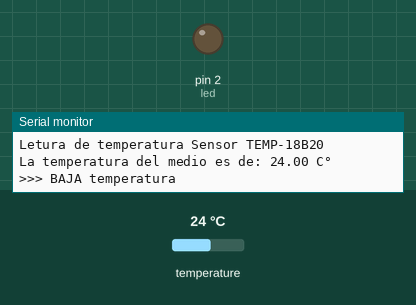
The sketch below on a simulated Arduino Uno, built with avr-gcc and run on an emulated ATmega328P. Shown: output pins drawn as LEDs (lit = HIGH), the last lines printed to the serial monitor. Inputs (shaded band) come from the test bench; at power-on: temperature 24 °C.

Above: at 1.5 s.
1.6 s: temperature set to 26.3 °C
3.5 s: temperature set to 27.6 °C
At 5.1 s:
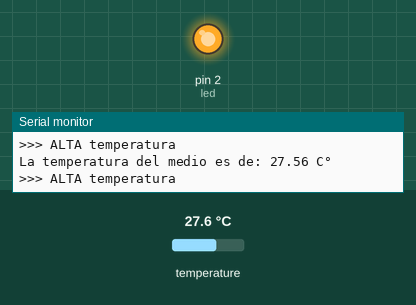
5.4 s: temperature set to 12 °C
At 6.0 s:
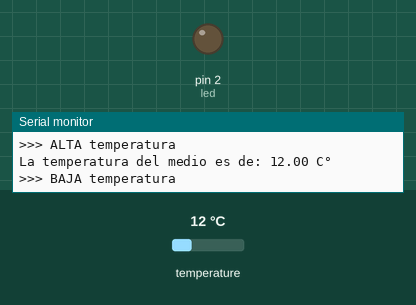
6.9 s: temperature set to 28 °C
At 7.9 s:
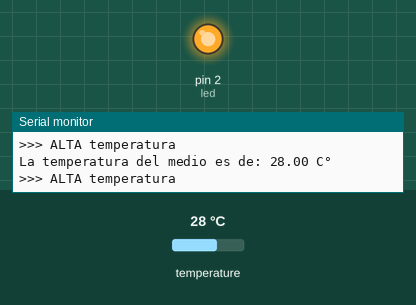
Timing chart, 0 to 9.5 s (numbered marks = the images above; inputs shaded):
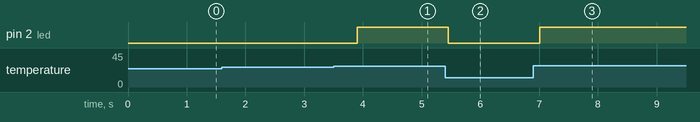

Measured:
- the behaviour switches between 26.9 and 27 °C on temperature (found by bisection; images 0 and 1)
- after the input at 3.5 s, pin 2 (led): LOW → HIGH after 0.40 s
- after the input at 5.4 s, pin 2 (led): HIGH → LOW after 0.06 s
- after the input at 6.9 s, pin 2 (led): LOW → HIGH after 0.11 s

The sketch:

main.ino
```cpp
#include <OneWire.h>
#include <DallasTemperature.h>

#define sensor 3
#define led 2

OneWire oneWire(sensor);
DallasTemperature sensors(&oneWire);

void setup()
{
  Serial.begin(9600);

  // Inicializar entrada del sensor
  sensors.begin();
  Serial.println("Letura de temperatura Sensor TEMP-18B20\n");

  // Inicializar pin numero 2 como salida
  pinMode(led, OUTPUT);
}

void loop()
{
  sensors.requestTemperatures();

  Serial.print("\nLa temperatura del medio es de: ");
  Serial.print(sensors.getTempCByIndex(0));
  Serial.print(" C°\n");

  if (sensors.getTempCByIndex(0) >= 27)
  {
    digitalWrite(led, HIGH);
    Serial.println(">>> ALTA temperatura");
  }
  else
  {
    digitalWrite(led, LOW);
    Serial.println(">>> BAJA temperatura");
  }
}
```
